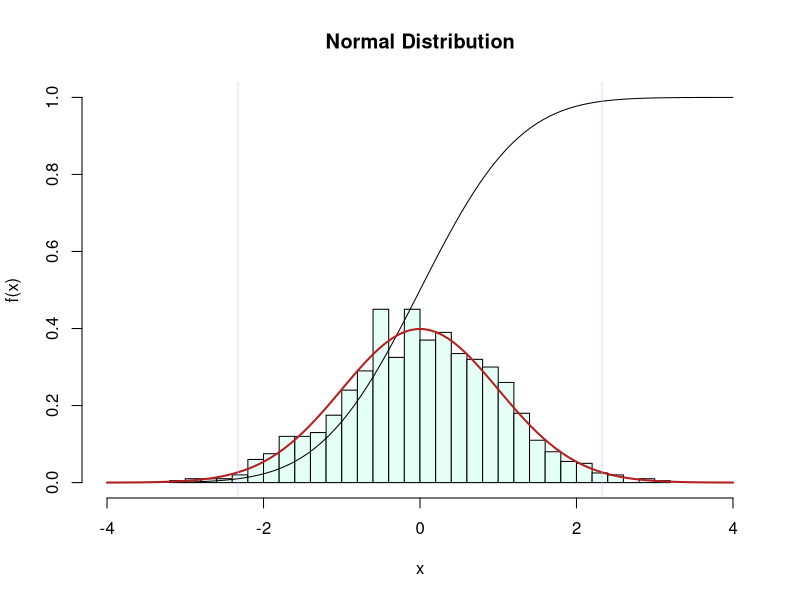
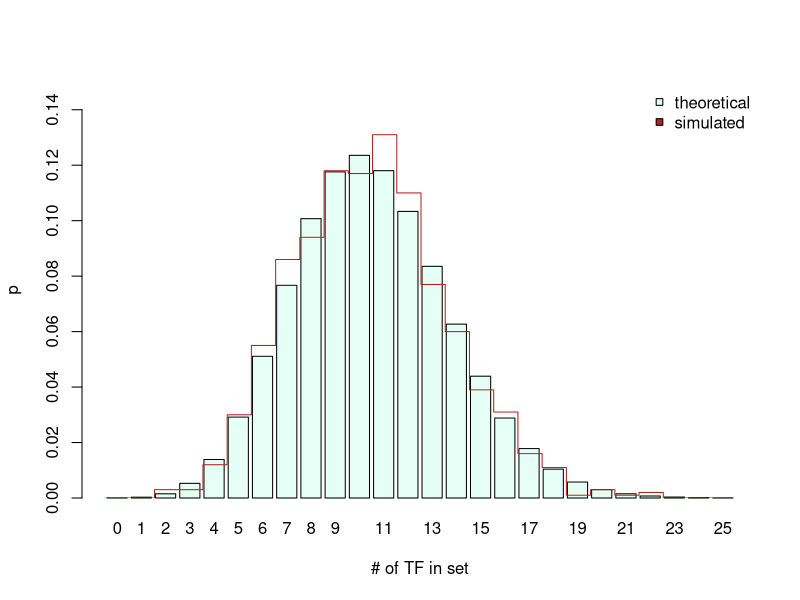
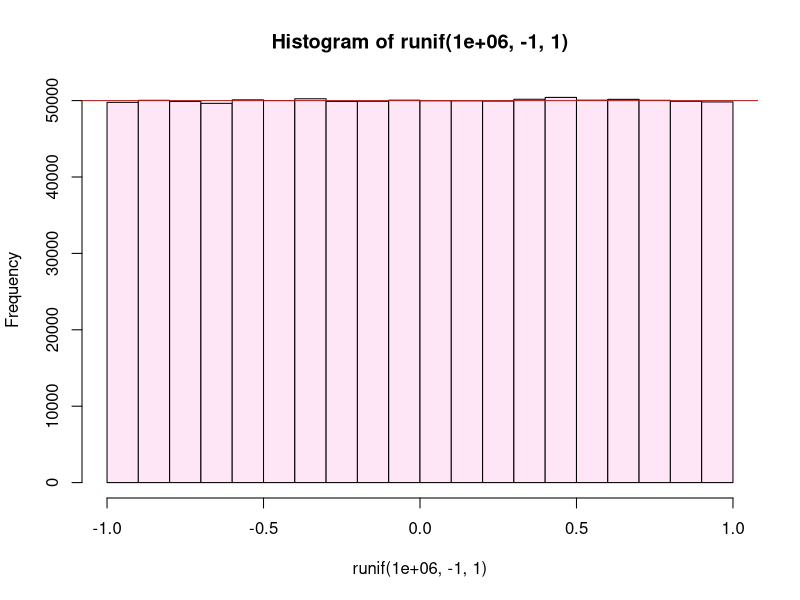
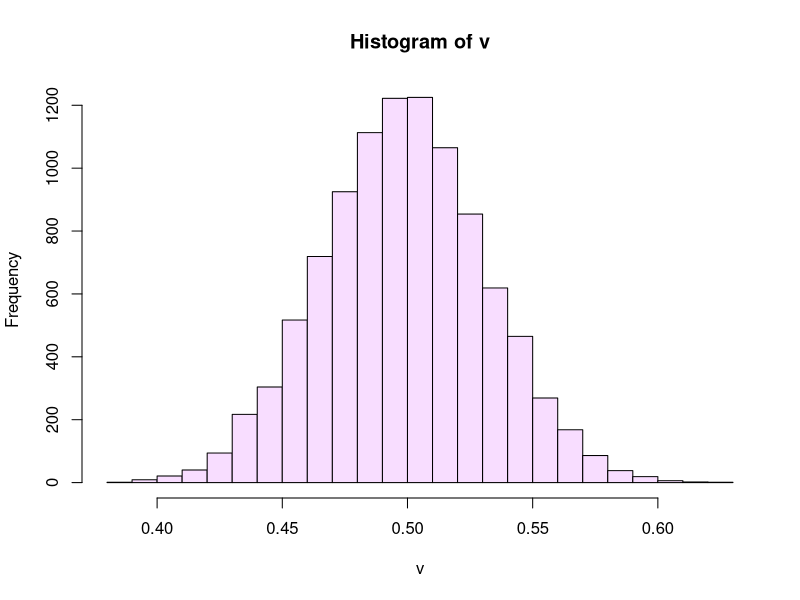
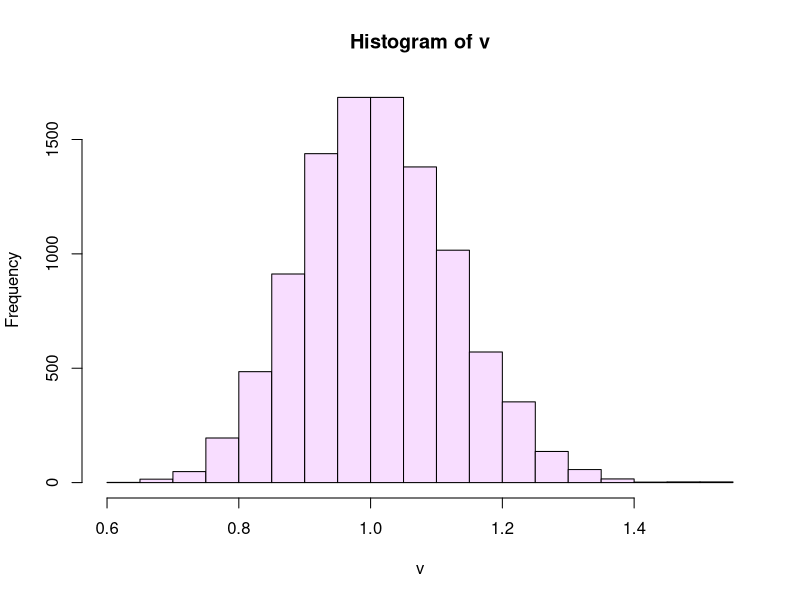
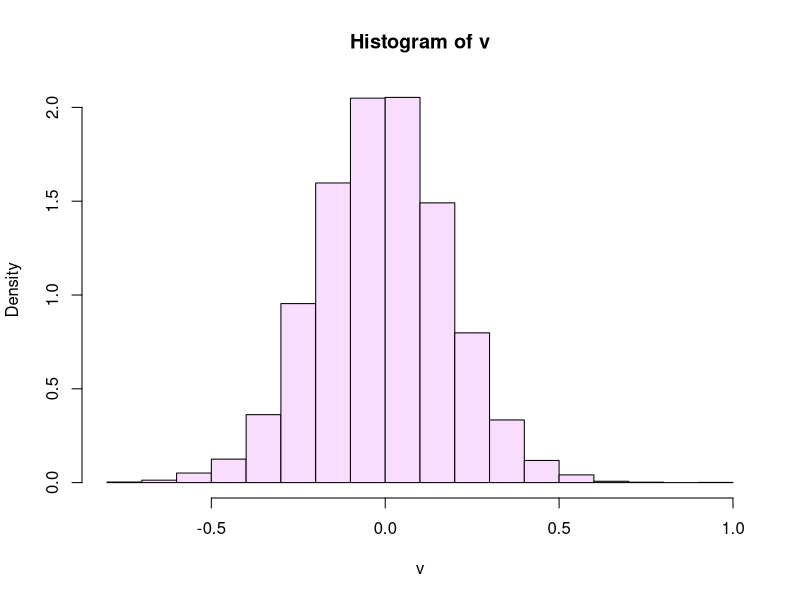
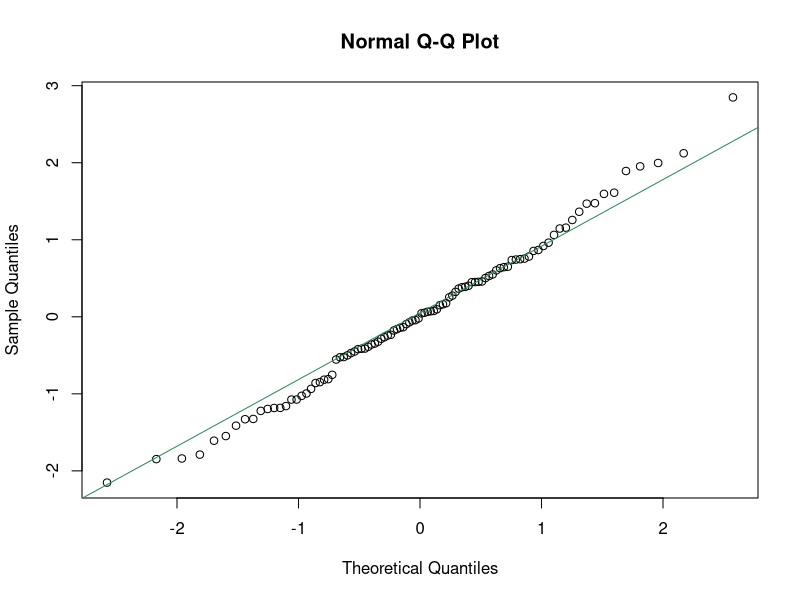
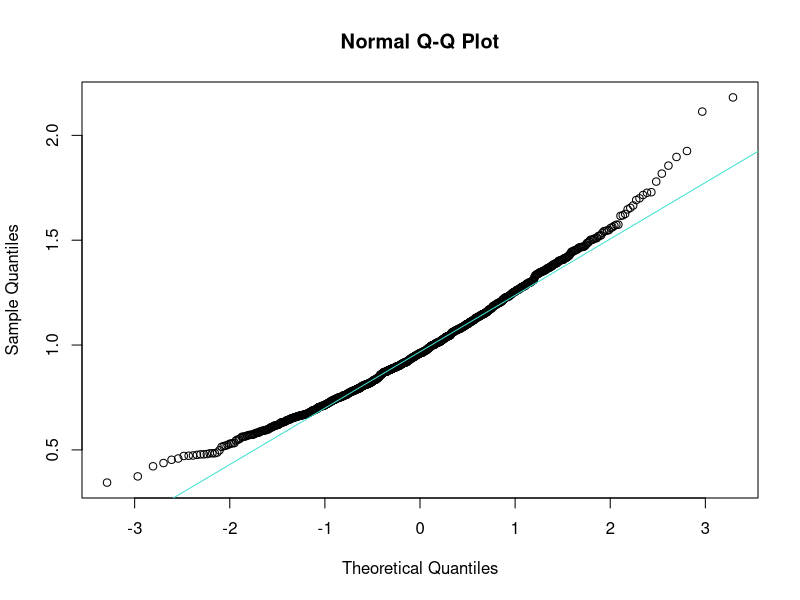

Here is the R script that generated these plots, in order:
# tocID <- "FND-STA-Probability_distribution.R"
#
#
# Purpose:  A Bioinformatics Course:
#              R code accompanying the FND-STA-Probability_distribution unit.
#
# Version:  1.4
#
# Date:     2017-10  -  2020-09
# Author:   Boris Steipe (boris.steipe@utoronto.ca)
#
# Versions:
#           1.4    2020 Maintenance
#           1.3    Change from require() to requireNamespace(),
#                      use <package>::<function>() idiom throughout,
#           1.2    Update set.seed() usage
#           1.1    Corrected empirical p-value
#           1.0    First code live version
#
# TODO:
#           Add tasks
#
# == DO NOT SIMPLY  source()  THIS FILE! =======================================
#
# If there are portions you don't understand, use R's help system, Google for an
# answer, or ask your instructor. Don't continue if you don't understand what's
# going on. That's not how it works ...
#
# ==============================================================================


#TOC> ==========================================================================
#TOC> 
#TOC>   Section  Title                                                         Line
#TOC> -----------------------------------------------------------------------------
#TOC>   1        Introduction                                                    54
#TOC>   2        Three fundamental distributions                                117
#TOC>   2.1        The Poisson Distribution                                     120
#TOC>   2.2        The uniform distribution                                     174
#TOC>   2.3        The Normal Distribution                                      194
#TOC>   3        quantile-quantile comparison                                   235
#TOC>   3.1        qqnorm()                                                     245
#TOC>   3.2        qqplot()                                                     311
#TOC>   4        Quantifying the difference                                     328
#TOC>   4.1        Chi2 test for discrete distributions                         363
#TOC>   4.2        Kullback-Leibler divergence                                  454
#TOC>   4.2.1          An example from tossing dice                             465
#TOC>   4.2.2          An example from lognormal distributions                  588
#TOC>   4.3        Kolmogorov-Smirnov test for continuous distributions         631
#TOC> 
#TOC> ==========================================================================


# =    1  Introduction  ========================================================

# The space of possible outcomes of events is called a probability distribution
# and the properties of probability distributions are crucial to our work. Many
# distributions like the (discrete) Poisson, or the (continuous) Normal
# distribution have been characterized in great detail, their behaviour is well
# understood, and they are useful for countless applications - but we also need
# to able to work with ad hoc distributions that have never been seen before.

# Let's get a few facts about probability distributions out of the way:

# The "support" of a probability distribution is the range of outcomes that have
# a non-zero probability. The "domain" of a probability distribution is the
# range of probabilities that the distribution can take over its support. Think
# of this as the ranges on the x- and y-axis respectively. Thus the distribution
# can be written as p = f(x).

# The integral over a probability distribution is always 1. This means: the
# distribution reflects the situation that an event does occur, any event, but
# there is not "no event".

# R's inbuilt probability functions always come in four flavours:
# d...  for "density": this is the probability density function (p.d.f.),
#         the value of f(x) at x.
# p...  for "probability": this is the cumulative distribution function
#         (c.d.f.). It is 0 at the left edge of the support, and 1 at
#         the right edge.
# q... for "quantile": The quantile function returns the x value at which p...
#         takes a requested value.
# r... for "random": produces random numbers that are distributed according
#         to the p.d.f.

# To illustrate with the "Normal Distribution" (Gaussian distribution):

# 1000 normally distributed values with default parameters: mean 0, sd 1.
r <- rnorm(1000)

# pastel green: histogram of 1000 random samples
hist(r,
     freq = FALSE,
     breaks = 30,
     xlim = c(-4, 4),
     ylim = c(0, 1),
     main = "Normal Distribution",
     xlab = "x",
     ylab = "f(x)",
     col = "#E6FFF6")

# 100 equally spaced point along x
x <- seq(-4, 4, length.out = 100)

# black: c. d. f. along x. Note that this asymptotically reaches 1
points(x, pnorm(x), type = "l")

# dark red: p. d. f. along x
points(x, dnorm(x), type = "l", lwd = 2, col="firebrick")

# purple: 1% and 99% quantiles
abline(v = qnorm(c(0.01, 0.99)), lwd = 0.5, col = "#CCAAFF")

# Study this plot well and familiarize yourself with the terms.


# =    2  Three fundamental distributions  =====================================


# ==   2.1  The Poisson Distribution  ==========================================

# The Poisson distribution is a discrete probability distribution that
# characterizes how many events we expect among a given number of observations
# if the mean probability of an event is known. Assume we know that there are
# 256 transcription factors among the 6091 protein-coding genes of yeast, then
# the probability of picking a transcription factor at random from all ORFs is
# 256/6091 ~= 4.2%. How many do we expect if we look e.g. at 250 differentially
# expressed genes? This means the mean number of transcription factors  we would
# expect in that sample of differentially expressed genes is (250 * 256)/6091.

dpois(0,  (250 * 256) / 6091)       # Probability of seeing no TFs
dpois(1,  (250 * 256) / 6091)       # Probability of seing one ...
dpois(2,  (250 * 256) / 6091)       # Probability of seing two ...
dpois(3:10, (250 * 256) / 6091)     # Probability of seing from three to ten ...
sum(dpois(0:4, (250 * 256) / 6091)) # Probability of seeing four or less ...

# Lets plot this
N <- 25
x <- dpois(0:N, (250 * 256) / 6091)
names(x) <- as.character(0:N)
midPoints <- barplot(x, col = "#E6FFF6",
             axes = TRUE,
             ylim = c(0, 0.15),
             xlab = "# of TF in set",
             ylab = "p")

# Confirm that our understanding of dpois() is correct, by simulating actual
# trials:

N <- 1000
genes <- numeric(6091)   # All genes are 0
genes[1:256] <- 1        # TFs  are 1

x <- numeric(N)          # initialize vector
set.seed(112358)
for (i in 1:N) {
  x[i] <- sum(sample(genes, 250)) # sum of TFs in our sample in this trial
}
set.seed(NULL)

(t <- table(x)/N)

# Add these values to the plot
y <- numeric(26)                     # initialize vector with 26 slots
y[as.numeric(names(t)) + 1] <- t     # put the tabled values there (index + 1)
points(midPoints - 0.55, y, type = "s", col = "firebrick")
legend("topright",
       legend = c("theoretical", "simulated"),
       pch = c(22, 22),
       pt.bg = c("#E6FFF6", "firebrick"),
       bty = "n")


# ==   2.2  The uniform distribution  ==========================================

# The uniform distribution has the same probability over its entire support. R's
# runif() function takes the desired number, the min and the max as arguments.
# Let's plot a histogram of a million values between -1 and 1 to demonstrate.

hist(runif(1e6, -1, 1), breaks = 20, col = "#FFE6F6")
abline(h = 1e6/20, col="firebrick")

# One of the important uses of the uniform distribution is to write conditional
# expressions that are TRUE with a given probability. For example, to get TRUE
# values with a probability of 1/3, we pick a random number between 0 and 1, and
# ask whether the number is smaller than 1/3. Example:

runif(10) < 1/3

#confirm with a million trials
sum(runif(1e6) < 1/3)/1e6  # should be close to 0.33333...


# ==   2.3  The Normal Distribution  ===========================================

# The king of probability distributions. Why? That's because of the Central
# Limit Theorem (CLT) that essentially says that a process that is subject to
# small fluctuations will tend to normally distributed outcomes ... and in
# biology literally everything is subject to small fluctuations.

# Lets simulate: Lets create a vector of 12345 numbers, choose samples of size
# 77 from that vector and calculate the mean. We do that 9999 times. I am just
# using odd numbers so it is clear in the code which number represents what.

x <- runif(12345)
v <- numeric(9999)
for (i in 1:length(v)) {
  v[i] <- mean(sample(x, 77))
}

hist(v, breaks = 20, col = "#F8DDFF")

# Let's try this again, this time sampling from an exponential distribution ...
x <- rexp(12345)
v <- numeric(9999)
for (i in 1:length(v)) {
  v[i] <- mean(sample(x, 77))
}

hist(v, breaks = 20, col = "#F8DDFF")

# ... or from a t-distribution ...
x <- rt(12345, df = 3)
v <- numeric(9999)
for (i in 1:length(v)) {
  v[i] <- mean(sample(x, 77))
}

hist(v, breaks = 20, col = "#F8DDFF", freq = FALSE)

# The outcomes all give normal distributions, regardless what the details of our
# original distribution were!


# =    3  quantile-quantile comparison  ========================================


# Once we have observed a distribution of outcomes, the next task is often to
# quantify whether the values correspond to a known distribution. This can be
# done with quantile-quantile plots that plot the quantile values of one
# distribution against those of the other. Identically distributed quantiles lie
# on a straight line.


# ==   3.1  qqnorm()  ==========================================================

# The functions qqnorm() and qqline() perform this
# comparison with the normal distribution.

set.seed(112358)
x <- rnorm(100, mean=0, sd=1) # 100 normally distributed values
set.seed(NULL)

qqnorm(x)
qqline(x, col = "seagreen")

# Our variables in x appear normally distribute - which is not surprising since
# we produced them with rnorm(). What about the kind of sampling we did above?
# Let's test whether samples from an exponential distribution are normally
# distributed (previously we just visually inspected the histogram.)

# Create a vector of sample means from the exponential distribution; use
# only a few samples for the mean
x <- rexp(12345)
v <- numeric(999)

set.seed(112358)
for (i in 1:length(v)) {
  v[i] <- mean(sample(x, 12))
}
set.seed(NULL)

qqnorm(v)
qqline(v, col = "turquoise") # normal

#try with more samples
for (i in 1:length(v)) {
  v[i] <- mean(sample(x, 77))
}
qqnorm(v)
qqline(v, col = "steelblue") # normal

#try with many samples
for (i in 1:length(v)) {
  v[i] <- mean(sample(x, 374))
}
qqnorm(v)
qqline(v, col = "plum") # normal

# Exactly as the CLT predicts, the more often we sample - we tried
# 12, 77, and 374 samples - the more "normal" the distribution looks.

# What does a distribution look like that is NOT normal?
# Let's try simulating an "Extreme value distribution". This type of
# distribution appears if we choose the max() of a sample

set.seed(112358)
rEVD <- numeric(9999)
for (i in seq_along(rEVD)) {
  rEVD[i] <- max(rnorm(100))
}
set.seed(NULL)

hist(rEVD, breaks = 20, col = "orchid")
# Note the long tail on the right!

qqnorm(rEVD)
qqline(rEVD, col = "orchid") # Definitely not "normal"!


# ==   3.2  qqplot()  ==========================================================

# qqplot() works like qqnorm(), except that we compare two arbitrary
# distribtutions, rather than one distribution against the normal distribution
# as we did before. Sample against sample.

x <- seq(0, 4, length.out = 100)

dl <- dlnorm(x) # log-normal distribution
dg <- dgamma(x, shape=1.5)   # gamma distribution

plot(dl, type="l")
points(dg, type="l", col = "maroon")

qqplot(dl, dg) # clearly not equal


# =    4  Quantifying the difference  ==========================================


# Quantile-quantile plots give us a visual estimate, but how do we quantify the
# difference between distributions? Let's compare two types of extreme-value
# distributions, a lognormal distribution with the same distribution that is
# slightly shifted, and three gamma distributions with three different shape
# parameters. Let's define and visualize the distributions first, to see what
# we are comparing.

x <- seq(0, 4, length.out = 100)

set.seed(112358)
dl1 <- dlnorm(x) # log-normal distribution
dl2 <- dlnorm(x - 0.25) # log-normal distribution, shifted right (a bit)
dg1.2 <- dgamma(x, shape=1.2)   # three gamma distributions with...
dg1.5 <- dgamma(x, shape=1.5)   # ...wider, and wider...
dg1.9 <- dgamma(x, shape=1.9)   # ...peak
set.seed(NULL)

myCols <- c("black", "grey", "maroon", "turquoise", "steelblue")

plot(dl1, type="l", lwd=2)   # visualize the distributions
points(dl2, type="l", col = myCols[2])
points(dg1.2, type="l", col = myCols[3])
points(dg1.5, type="l", col = myCols[4])
points(dg1.9, type="l", col = myCols[5])
legend("topright",
       legend = c("dl1", "dl2", "dg1.2", "dg1.5", "dg1.9"),
       lty = 1,
       lwd = c(2, 1, 1, 1, 1),
       col = myCols,
       bty = "n")


# ==   4.1  Chi2 test for discrete distributions  ==============================

# The chi2 test can be used to compare discrete distributions - even though
# it is not ideal for this purpose.
# (https://stats.stackexchange.com/questions/113692/test-identicality-of-discrete-distributions)
#
# Let's draw 100 random variables according to our target distributions
N <- 100
set.seed(112358)
rL1   <- rlnorm(N) # log-normal distribution
rL2   <- rlnorm(N, meanlog = 0.25) # log-normal distribution, shifted right
rG1.2 <- rgamma(N, shape=1.2)   # three gamma distributions with...
rG1.5 <- rgamma(N, shape=1.5)   # ...wider, and wider...
rG1.9 <- rgamma(N, shape=1.9)   # ...peak
set.seed(NULL)

maxX <- max(c(rL1, rL2, rG1.2, rG1.5, rG1.9))

myBreaks <- seq(0, 5, length.out = 10) # 9 intervals from 0 to 5...
myBreaks <- c(myBreaks, maxX) # ... and one that contains the outliers

# It's easy to plot a histogram of one set of random deviates...
hist(rG1.5, breaks = myBreaks, col = myCols[4])

# ... but basic R has no inbuilt function to stack histogram bars side-by-side.
# We use the multhist() function in the plotrix package: check out the
# package information - plotrix has _many_ useful utilities to enhance
# plots or produce informative visualizations.

if (! requireNamespace("plotrix", quietly = TRUE)) {
  install.packages("plotrix")
}
# Package information:
#  library(help = plotrix)       # basic information
#  browseVignettes("plotrix")    # available vignettes
#  data(package = "plotrix")     # available datasets


h <- plotrix::multhist(list(rL1, rL2, rG1.2, rG1.5, rG1.9 ),
                       breaks = myBreaks,
                       col = myCols)
legend("topright",
       legend = c("rL1", "rL2", "rG1.2", "rG1.5", "rG1.9"),
       pch=15,
       col = myCols,
       bty="n")

# We have assigned the output of multihist to the variable h, which now
# contains the densities, midpoints, breaks etc. of the histogram ...
# as well as the matrix of counts:
h[[2]]

# But using hist() or multhist() for binning is a bit of a hack - even though
# it works, of course. The "real" R function to bin data is cut(). cut()
# sorts the values of a vector into bins, and returns the bin-labels as
# integers.

x <- cut(rL1, breaks = myBreaks, labels = FALSE)
table(x)

countsL1   <- table(cut(rL1  , breaks = myBreaks, labels = FALSE))
countsL2   <- table(cut(rL2  , breaks = myBreaks, labels = FALSE))
countsG1.2 <- table(cut(rG1.2, breaks = myBreaks, labels = FALSE))
countsG1.5 <- table(cut(rG1.5, breaks = myBreaks, labels = FALSE))
countsG1.9 <- table(cut(rG1.9, breaks = myBreaks, labels = FALSE))


chisq.test(countsL1, countsL2)

# Note that this use of the chi2 test does not have very much power, since it
# does not assume the values for the bins are ordered, but takes them to
# be independent. Also, chisq.test() complains about the Chi-squared
# approximation to be possibly incorrect because some of the counts are small.
# In this case, rather than rely on the in-built chi-square table, we can do
# an explicit simulation to estimate the p-value for the null hypothesis.
#
chisq.test(countsL1, countsL2, simulate.p.value = TRUE, B = 10000)

# Note that the probability that the samples came from the same distribution is
# quite high. We don't seem to be able to distinguish l1 and l2 with the chi2
# test.

# Let's calculate this for the other distribution too:

chisq.test(countsL1, countsG1.2, simulate.p.value = TRUE, B = 10000)
chisq.test(countsL1, countsG1.5, simulate.p.value = TRUE, B = 10000)
chisq.test(countsL1, countsG1.9, simulate.p.value = TRUE, B = 10000)

# As a result, we would conclude that none of these distributions are
# significantly different.

# ==   4.2  Kullback-Leibler divergence  =======================================

# For discrete probability distributions, there is a much better statistic, the
# Kullback-Leibler divergence (or relative entropy). It is based in information
# theory, and evaluates how different the matched pairs of outcome categories
# are. Its inputs are the probability mass functions (p.m.f.) of the two
# functions to be compared. A probability mass function is the probability of
# every outcome the process can have. Kullback-Leibler divergence therefore can
# be applied to discrete distributions. But we need to talk a bit about
# converting counts to p.m.f.'s.

# ===   4.2.1  An example from tossing dice                        

#  The p.m.f of an honest die is (1:1/6, 2:1/6, 3:1/6, 4:1/6, 5:1/6, 6:1/6). But
#  there is an issue when we convert sampled counts to frequencies, and estimate
#  probabilities with these frequencies. The problem is: by chance we might not
#  have observed a particular outcome! Consider this example:

set.seed(47)
N <- 20
(counts <- table(sample(1:6, N, replace = TRUE)))
set.seed(NULL)

# We have not observed a "2"!
#
# Now, if we convert the counts to frequencies, and assume these to be
# probabilities, we get an observed p.m.f:
pmf <- numeric(6)
for (i in seq_along(counts)) {
  outcome <- as.integer(names(counts)[i])
  pmf[outcome] <- counts[i]/N
}
names(pmf) <- 1:6
pmf

# This means we assign a probability of 0 to the outcome "2" - because we
# haven't observed it. But how do we compare it then? What does it mean when we
# should have 1/6 of "2"s but we have none whatsoever? Taken at face value it
# means we are comparing apples to oranges - essentially a five-faced die with a
# six-faced die - and therefore divergence is infinitely large. Obviously, that
# was just a problem caused by our limited sampling, but the question remains:
# how do we account for missing data? There are several solutions, for example,
# for ordered data one could substitute the average values of the two bracketing
# outcomes. But a simple and quite robust solution is to add "pseudocounts".
# This is called adding a Laplace prior, or a Jeffreys prior: in our case,
# simply add 0.5 to every category.

# pmf of an honest die
pmfHD <- rep(1/6, 6)
names(pmfHD) <- 1:6
pmfHD

# pmf, estimated from our sampled counts with and without pseudocounts

pmfPC <- numeric(6) + 0.5
for (i in seq_along(counts)) {
  outcome <- as.integer(names(counts)[i])
  pmfPC[outcome] <- counts[i] + pmfPC[outcome]
}
pmfPC <- pmfPC / sum(pmfPC)
names(pmfPC) <- 1:6
pmf     # before
pmfPC   # after

# The definition of a function that takes samples and returns a pmf
# with pseudocounts is straightforward, but requires a bit of juggling
# the observed values into the right slots. Here's what this can look like:

pmfPC <- function(cts, nam) {
  # Convert counts to a p.m.f, adding a pseudocount of 0.5 to all categories
  # of outcomes (Jeffreys prior).
  # Parameters:
  #    cts  num   raw counts
  #    nam        names of the categories, converted to char
  # Value   a probability mass function

  nam <- as.character(nam)
  if (!all(names(cts) %in% nam)) {
    stop("PANIC: names in \"cts\" do not match \"nam\"!")
  }
  pmf <- numeric(length(nam))
  names(pmf) <- nam
  pmf[names(cts)] <- cts[names(cts)]
  pmf <- pmf + 0.5    # add pseudocounts
  return(pmf/sum(pmf))
}



# The definition of the Kullback-Leibler divergence itself is quite simple
# actually: for two distributions, p and q it is sum(p * log( p / q))

KLdiv <- function(p, q) {
  # p and q are two pmfs of discrete probability distributions
  # with the same outcomes, which are nowhere 0.
  # Value:  Kullback-Leibler divergence  sum(p * log( p / q))).

  if (length(p) != length(q)) {
    stop("PANIC: input vector lengths differ!")
  }
  if (any(c((p == 0), (q == 0)))) {
    stop("PANIC: 0's found in input vectors!")
  }

  return(sum(p * log( p / q )))
}

# Now we can calculate KL-divergences for our six-faced die example:

KLdiv(rep(1/6, 6), pmfPC(counts, 1:6)) # p.m.f. of an honest die vs. our
                                       # actual counts

# Is that a lot? Let's look at the distribution of KL-divergences in our
# six-sided die scenario: p.m.f. of 20 samples each versus the theoretical
# p.m.f.

N <- 1000
nSample <- 20
divs <- numeric(N)
for (i in 1:N) {
  x <- table(sample(1:6, nSample, replace = TRUE))
  divs[i] <- KLdiv(rep(1/6, 6), pmfPC(x, 1:6))
}

hist(divs,
     col = "whitesmoke",
     xlab = "Kullback-Leibler divergence",
     main = sprintf("%d samples of honest die", nSample))
abline(v = KLdiv(rep(1/6, 6), pmfPC(counts, 1:6)), col="firebrick")

# We see that our example sample (KL-divergence marked with the red line) is
# somewhat but not drastically atypical.


# ===   4.2.2  An example from lognormal distributions             

# We had compared a set of lognormal and gamma distributions above, now we
# can use KL-divergence to quantify their similarity:

pmfL1 <- pmfPC(countsL1, nam = 1:10)
pmfL2 <- pmfPC(countsL2, nam = 1:10)
KLdiv(pmfL1, pmfL2)  # 0.1087

# To evaluate what this number means, we can run a simple simulation: we create
# random samples according to the rL1 distribution, calculate the Kullback
# Leibler divergence with countsL1, and compare the distribution we get with the
# value we observed as the difference with discL2. Essentially, this tells us
# the probability that countsL2 is actually a sample from the L1 function.
# Here we go:

N <- 1000
divs <- numeric(N)

set.seed(31416)
for (i in 1:N) {
  x <- rlnorm(100) # get random samples from our reference distributions
  y <- table(cut(x, breaks = myBreaks, labels = FALSE))  # tabulate counts
  q <- pmfPC(y, nam = 1:10)  # convert to p.m.f. with pseudocounts
  divs[i] <- KLdiv(pmfL1, q)     # calculate Kullback-Leibler divergence
}
set.seed(NULL)

hist(divs,
     col = "thistle",
     xlab = "Kullback-Leibler divergence",
     main = sprintf("Samples from shifted lnorm()"))
abline(v = KLdiv(pmfL1, pmfL2), col="firebrick")

# How many KL-divergences were less than the difference we observed?
sum(divs < KLdiv(pmfL1, pmfL2)) # 933

# Therefore the empirical p-value that the samples came from the same
# distribution is only 100 * ((N - 933) + 1) / (N + 1) (%) ... 6.8%. You see
# that this gives a much more powerful statistical approach than the chi2 test
# we used above.


# ==   4.3  Kolmogorov-Smirnov test for continuous distributions  ==============

# The Kolmogorov-Smirnov (KS) test is meant for continuous distributions, i.e.
# the probability it calculates assumes that the function values are all
# different. In the case of random samples, that is a reasonable assumption. KS
# is a two-sample goodness of fit test, i.e. it has a null-hypothesis that the
# samples were taken from the same (unknown) distribution, and then asks whether
# this is likely, given the actual values. It is sensitive both to differences
# in location (position of the mean), and differences in shape. R has the
# ks.test() function to calculate it.

ks.test(dl1, dl2)     # vs. shifted log-normal.
ks.test(dl1, dg1.2)   # vs. the three gamma distributions
ks.test(dl1, dg1.5)
ks.test(dl1, dg1.9)
ks.test(dg1.5, dg1.9) # the two last gammas against each other

# (The warnings about the presence of ties comes from the 0's in our function
# values). The p-value that these distributions are samples of the same
# probability distribution gets progressively smaller.



# [END]
